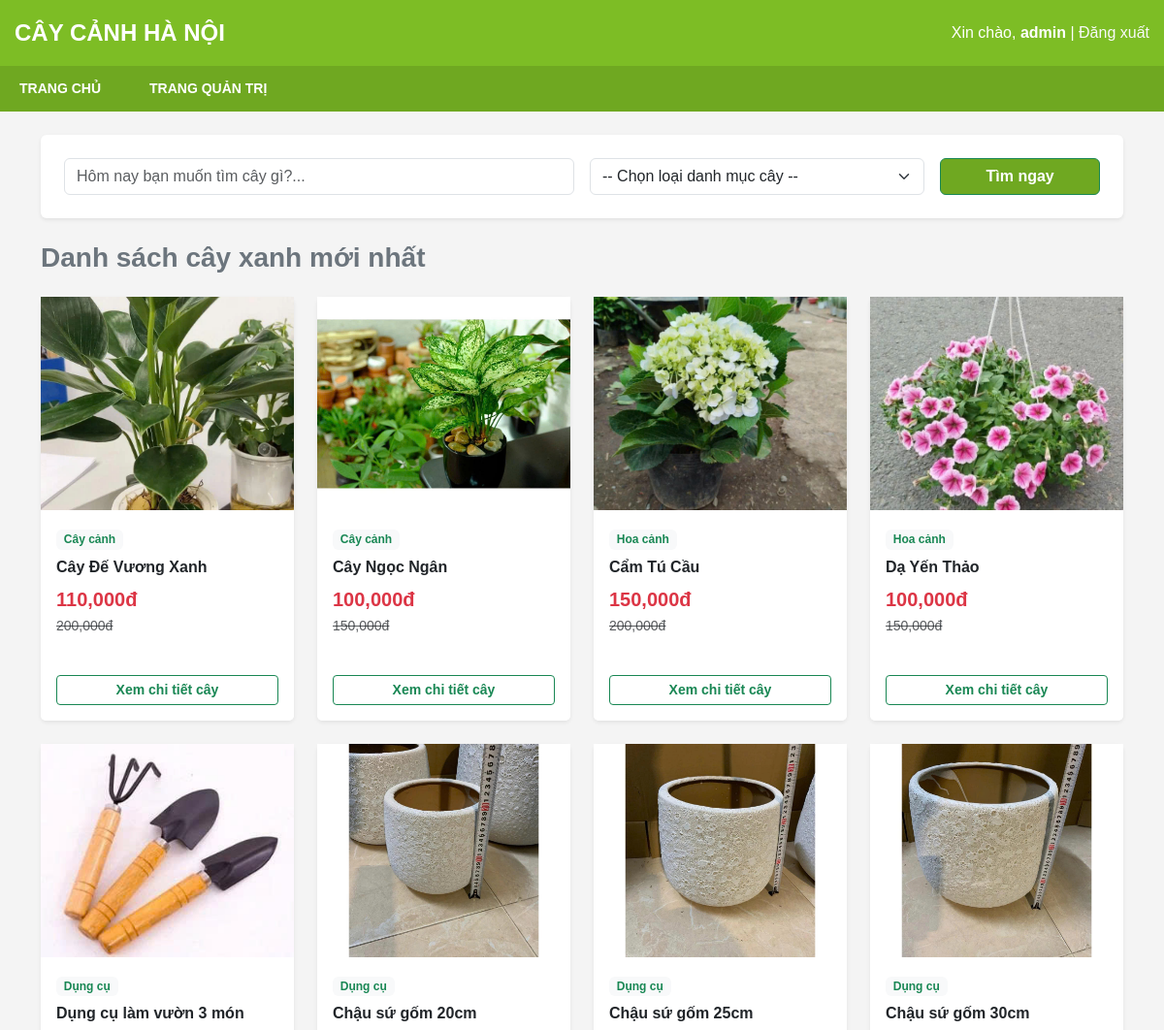
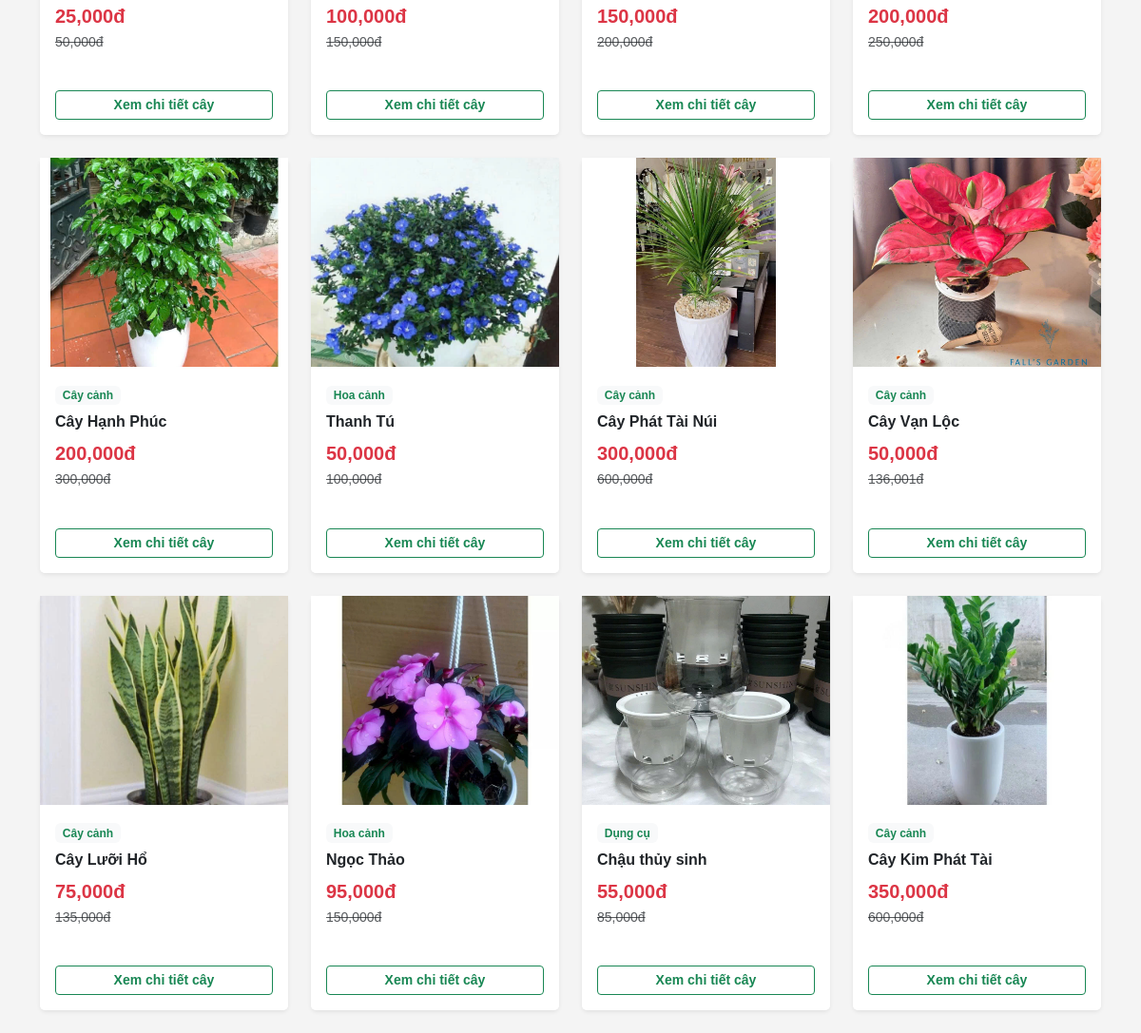
Screenshot of / (signed in) with the database file from the repository (2 pictures, top to bottom).
### models.py (models this page shows)
class User(db.Model, UserMixin):
    id = db.Column(db.Integer, primary_key=True)
    username = db.Column(db.String(50), unique=True, nullable=False)
    password = db.Column(db.String(200), nullable=False)
    role = db.Column(db.String(20), default='customer')  # Phân quyền: 'customer' hoặc 'admin'

class Product(db.Model):
    id = db.Column(db.Integer, primary_key=True)
    name = db.Column(db.String(200), nullable=False)
    category = db.Column(db.String(100), nullable=False)
    old_price = db.Column(db.Integer)
    new_price = db.Column(db.Integer, nullable=False)
    description = db.Column(db.Text)
    sold_count = db.Column(db.Integer, default=0)
    images = db.relationship('ProductImage', backref='product', cascade="all, delete-orphan", lazy=True)
    reviews = db.relationship('Review', backref='product', cascade="all, delete-orphan", lazy=True)

class ProductImage(db.Model):
    id = db.Column(db.Integer, primary_key=True)
    image_url = db.Column(db.String(500), nullable=False)
    product_id = db.Column(db.Integer, db.ForeignKey('product.id'), nullable=False)

### routes/product.py (the view)
@product_bp.route('/')
def index():
    query = request.args.get('search', '')
    category_filter = request.args.get('category', '')
    products_query = Product.query
    if query:
        products_query = products_query.filter(Product.name.like(f'%{query}%'))
    if category_filter:
        products_query = products_query.filter(Product.category == category_filter)
    products = products_query.all()
    return render_template('index.html', products=products, search=query, category=category_filter)

### app.py (called while the page is built)
@login_manager.user_loader
def load_user(user_id):
    return User.query.get(int(user_id))

### templates/index.html (shortened to what this page needs)
{% extends 'base.html' %}
{% block content %}
<div class="bg-white p-4 rounded shadow-sm mb-4">
    <form method="GET" action="{{ url_for('product.index') }}" class="row g-3">
        <div class="col-md-6">
            <input type="text" name="search" class="form-control" placeholder="Hôm nay bạn muốn tìm cây gì?..." value="{{ search }}">
        </div>
        <div class="col-md-4">
            <select name="category" class="form-select">
                <option value="">-- Chọn loại danh mục cây --</option>
            </select>
        </div>
        <div class="col-md-2">
            <button type="submit" class="btn btn-success w-100 fw-bold" style="background-color: #6fa821;">Tìm ngay</button>
        </div>
    </form>
</div>
<h3 class="mb-4 text-secondary fw-bold">Danh sách cây xanh mới nhất</h3>
<div class="row row-cols-1 row-cols-md-4 g-4">
    {% for p in products %}
    <div class="col">
        <div class="card h-100 shadow-sm border-0">
            <div style="height: 220px; overflow: hidden;">
                <img src="{% if p.images %}{{ url_for('static', filename=p.images[0].image_url) }}{% else %}https://images.unsplash.com/photo-1614594975525-e45190c55d0b?auto=format&fit=crop&q=80&w=600{% endif %}" class="w-100 h-100 object-fit-cover" alt="{{ p.name }}">
            </div>
            <div class="card-body">
                <span class="badge bg-light text-success mb-2">{{ p.category }}</span>
                <h5 class="card-title text-dark fw-bold" style="font-size:16px;">{{ p.name }}</h5>
                <p class="card-text text-danger fw-bold fs-5 mb-0">{{ "{:,}".format(p.new_price) }}đ</p>
                {% if p.old_price %}<p class="text-muted text-decoration-line-through small">{{ "{:,}".format(p.old_price) }}đ</p>{% endif %}
            </div>
            <div class="card-footer bg-white border-top-0 pb-3">
                <a href="{{ url_for('product.detail', product_id=p.id) }}" class="btn btn-sm btn-outline-success w-100 fw-bold">Xem chi tiết cây</a>
            </div>
        </div>
    </div>
    {% else %}
    <div class="col-12 text-center my-5">
        <p class="text-muted">Không tìm thấy loại cây nào tương thích với bộ lọc của bạn.</p>
    </div>
    {% endfor %}
</div>
{% endblock %}

### templates/base.html (shortened to what this page needs)
<!DOCTYPE html>
<html lang="vi">
<head>
    <link href="https://cdn.jsdelivr.net/npm/bootstrap@5.3.0/dist/css/bootstrap.min.css" rel="stylesheet">
</head>
<body>
    <header class="header-tren">
        <div class="header-khung">
            <div class="logo"><a href="{{ url_for('product.index') }}">Cây Cảnh Hà Nội</a></div>
            <div class="div-auth-status text-end text-white">
                {% if current_user.is_authenticated %}
                    <span>Xin chào, <b>{{ current_user.username }}</b></span> |
                    <a href="{{ url_for('auth.logout') }}" class="text-light">Đăng xuất</a>
                {% else %}
                    <a href="{{ url_for('auth.login') }}" class="text-white fw-bold">Đăng nhập</a> /
                    <a href="{{ url_for('auth.register') }}" class="text-white fw-bold">Đăng ký</a>
                {% endif %}
            </div>
        </div>
    </header>
    <nav class="thanh-menu">
        <div class="menu-khung">
            <a href="{{ url_for('product.index') }}" class="menu-item">Trang chủ</a>
            {% if current_user.role == 'admin' %}
                        <a href="{{ url_for('admin.dashboard') }}" class="menu-item">Trang quản trị</a>
                    {% endif %}
        </div>
    </nav>
    <div class="container my-4">
        {% block content %}{% endblock %}
    </div>
</body>
</html>

### templates/base.html (style rules this page uses)
* { box-sizing: border-box; margin: 0; padding: 0; font-family: Arial, sans-serif; }
body { background-color: #f4f4f4; color: #333; line-height: 1.6; }
a { text-decoration: none; color: inherit; }
.header-tren { background-color: #7dbd25; color: white; padding: 15px; }
.header-khung { max-width: 1200px; margin: 0 auto; display: flex; justify-content: space-between; align-items: center; flex-wrap: wrap; gap: 15px; }
.logo { font-size: 24px; font-weight: bold; text-transform: uppercase; }
.thanh-menu { background-color: #6fa821; color: white; }
.menu-khung { max-width: 1200px; margin: 0 auto; display: flex; gap: 10px; }
.menu-item { padding: 12px 20px; font-weight: bold; font-size: 14px; text-transform: uppercase; color: white; display: inline-block; }

### rows the page displays
User: username "admin"
Product: image_url (picture), category "Cây cảnh", name "Cây Đế Vương Xanh", new_price "110,000", old_price "200,000"
Product: image_url (picture), category "Cây cảnh", name "Cây Ngọc Ngân", new_price "100,000", old_price "150,000"
Product: image_url (picture), category "Hoa cảnh", name "Cẩm Tú Cầu", new_price "150,000", old_price "200,000"
Product: image_url (picture), category "Hoa cảnh", name "Dạ Yến Thảo", new_price "100,000", old_price "150,000"
Product: image_url (picture), category "Dụng cụ", name "Dụng cụ làm vườn 3 món", new_price "25,000", old_price "50,000"
Product: image_url (picture), category "Dụng cụ", name "Chậu sứ gốm 20cm", new_price "100,000", old_price "150,000"
Product: image_url (picture), category "Dụng cụ", name "Chậu sứ gốm 25cm", new_price "150,000", old_price "200,000"
Product: image_url (picture), category "Dụng cụ", name "Chậu sứ gốm 30cm", new_price "200,000", old_price "250,000"
Product: image_url (picture), category "Cây cảnh", name "Cây Hạnh Phúc", new_price "200,000", old_price "300,000"
Product: image_url (picture), category "Hoa cảnh", name "Thanh Tú", new_price "50,000", old_price "100,000"
Product: image_url (picture), category "Cây cảnh", name "Cây Phát Tài Núi", new_price "300,000", old_price "600,000"
Product: image_url (picture), category "Cây cảnh", name "Cây Vạn Lộc", new_price "50,000", old_price "136,001"
Product: image_url (picture), category "Cây cảnh", name "Cây Lưỡi Hổ", new_price "75,000", old_price "135,000"
Product: image_url (picture), category "Hoa cảnh", name "Ngọc Thảo", new_price "95,000", old_price "150,000"
Product: image_url (picture), category "Dụng cụ", name "Chậu thủy sinh", new_price "55,000", old_price "85,000"
Product: image_url (picture), category "Cây cảnh", name "Cây Kim Phát Tài", new_price "350,000", old_price "600,000"
